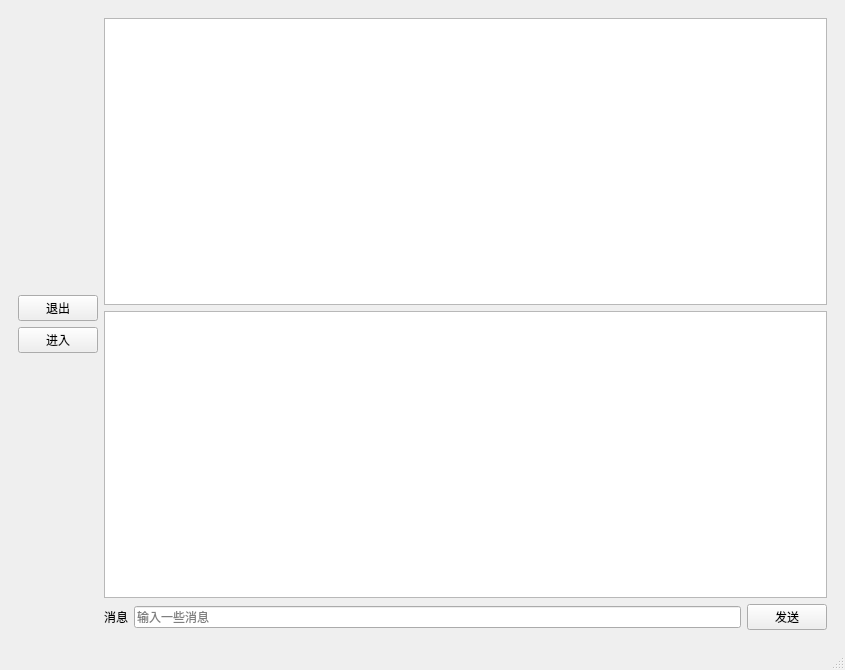
<?xml version="1.0" encoding="UTF-8"?>
<ui version="4.0">
 <class>MainWindow</class>
 <widget class="QMainWindow" name="MainWindow">
  <property name="geometry">
   <rect>
    <x>0</x>
    <y>0</y>
    <width>845</width>
    <height>670</height>
   </rect>
  </property>
  <property name="windowTitle">
   <string>MainWindow</string>
  </property>
  <widget class="QWidget" name="centralwidget">
   <layout class="QGridLayout" name="gridLayout">
    <item row="0" column="0">
     <widget class="QFrame" name="frame">
      <layout class="QGridLayout" name="gridLayout_2">
       <item row="0" column="0">
        <layout class="QHBoxLayout" name="horizontalLayout_2">
         <item>
          <layout class="QVBoxLayout" name="verticalLayout">
           <item>
            <spacer name="verticalSpacer_2">
             <property name="orientation">
              <enum>Qt::Vertical</enum>
             </property>
             <property name="sizeHint" stdset="0">
              <size>
               <width>20</width>
               <height>40</height>
              </size>
             </property>
            </spacer>
           </item>
           <item>
            <widget class="QPushButton" name="pushButton_2">
             <property name="text">
              <string>退出</string>
             </property>
            </widget>
           </item>
           <item>
            <widget class="QPushButton" name="pushButton">
             <property name="text">
              <string>进入</string>
             </property>
            </widget>
           </item>
           <item>
            <spacer name="verticalSpacer">
             <property name="orientation">
              <enum>Qt::Vertical</enum>
             </property>
             <property name="sizeHint" stdset="0">
              <size>
               <width>20</width>
               <height>40</height>
              </size>
             </property>
            </spacer>
           </item>
          </layout>
         </item>
         <item>
          <layout class="QVBoxLayout" name="verticalLayout_2">
           <item>
            <widget class="QTextEdit" name="textEdit_2"/>
           </item>
           <item>
            <widget class="QTextEdit" name="textEdit"/>
           </item>
           <item>
            <layout class="QHBoxLayout" name="horizontalLayout">
             <item>
              <widget class="QLabel" name="label">
               <property name="text">
                <string>消息</string>
               </property>
              </widget>
             </item>
             <item>
              <widget class="QLineEdit" name="lineEdit">
               <property name="placeholderText">
                <string>输入一些消息</string>
               </property>
              </widget>
             </item>
             <item>
              <widget class="QPushButton" name="pushButton_5">
               <property name="text">
                <string>发送</string>
               </property>
               <property name="icon">
                <iconset theme="accessories-text-editor">
                 <normaloff>.</normaloff>.</iconset>
               </property>
              </widget>
             </item>
            </layout>
           </item>
          </layout>
         </item>
        </layout>
       </item>
      </layout>
     </widget>
    </item>
   </layout>
  </widget>
  <widget class="QMenuBar" name="menubar">
   <property name="geometry">
    <rect>
     <x>0</x>
     <y>0</y>
     <width>845</width>
     <height>22</height>
    </rect>
   </property>
  </widget>
  <widget class="QStatusBar" name="statusbar"/>
 </widget>
 <resources>
  <include location="../resource.qrc"/>
 </resources>
 <connections/>
</ui>
